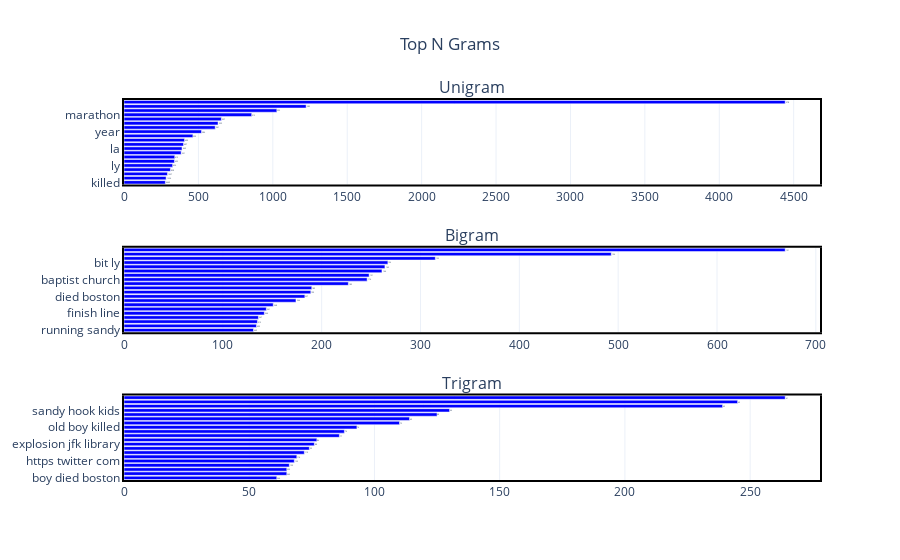

The code cell stored with this chart in its notebook:
### Code cell
fig = make_subplots(
    rows=3, cols=1,subplot_titles=("Unigram","Bigram",'Trigram'),
    specs=[[{"type": "scatter"}],
           [{"type": "scatter"}],
           [{"type": "scatter"}]
          ])

fig.add_trace(go.Bar(
    y=unigram_df['text'][::-1],
    x=unigram_df['count'][::-1],
    marker={'color': "blue"},  
    text=unigram_df['count'],
    textposition = "outside",
    orientation="h",
    name="Months",
),row=1,col=1)

fig.add_trace(go.Bar(
    y=bigram_df['text'][::-1],
    x=bigram_df['count'][::-1],
    marker={'color': "blue"},  
    text=bigram_df['count'],
     name="Days",
    textposition = "outside",
    orientation="h",
),row=2,col=1)

fig.add_trace(go.Bar(
    y=trigram_df['text'][::-1],
    x=trigram_df['count'][::-1],
    marker={'color': "blue"},  
    text=trigram_df['count'],
     name="Days",
    orientation="h",
    textposition = "outside",
),row=3,col=1)

fig.update_xaxes(showline=True, linewidth=2, linecolor='black', mirror=True)
fig.update_yaxes(showline=True, linewidth=2, linecolor='black', mirror=True)
fig.update_layout(title_text='Top N Grams',xaxis_title=" ",yaxis_title=" ", showlegend=False,title_x=0.5,
                  height=1200,template="plotly_white")
fig.show()

### Figure 1 — Plotly figure (JSON) as saved in the notebook; plotly's stock layout.template omitted (floating-point values rounded to 4 significant figures)
{"data": [{"marker": {"color": "blue"}, "name": "Months", "orientation": "h", "text": [4443, 1224, 1027, 858, 654, 632, 613, 521, 463, 407, 400, 390, 384, 341, 339, 327, 312, 292, 283, 278], "textposition": "outside", "type": "bar", "x": [278, 283, 292, 312, 327, 339, 341, 384, 390, 400, 407, 463, 521, 613, 632, 654, 858, 1027, 1224, 4443], "xaxis": "x", "y": ["killed", "rt", "el", "prayers", "ly", "twitter", "today", "boy", "la", "people", "died", "que", "year", "en", "com", "old", "marathon", "prayforboston", "http", "boston"], "yaxis": "y"}, {"marker": {"color": "blue"}, "name": "Days", "orientation": "h", "text": [669, 493, 315, 267, 264, 261, 248, 246, 227, 190, 189, 183, 174, 151, 144, 142, 136, 135, 134, 131], "textposition": "outside", "type": "bar", "x": [131, 134, 135, 136, 142, 144, 151, 174, 183, 189, 190, 227, 246, 248, 261, 264, 267, 315, 493, 669], "xaxis": "x2", "y": ["running sandy", "http fb", "boy died", "old girl", "finish line", "jfk library", "boston http", "picket funerals", "died boston", "http www", "sandy hook", "en boston", "baptist church", "westboro baptist", "twitter com", "http bit", "bit ly", "old boy", "year old", "boston marathon"], "yaxis": "y2"}, {"marker": {"color": "blue"}, "name": "Days", "orientation": "h", "text": [264, 245, 239, 130, 125, 114, 110, 93, 88, 86, 77, 76, 74, 72, 69, 68, 66, 65, 65, 61], "textposition": "outside", "type": "bar", "x": [61, 65, 65, 66, 68, 69, 72, 74, 76, 77, 86, 88, 93, 110, 114, 125, 130, 239, 245, 264], "xaxis": "x3", "y": ["boy died boston", "1pic twitter com", "photo 1pic twitter", "undetonated explosive devices", "https twitter com", "church picket funerals", "explosive devices boston", "girl died boston", "explosion jfk library", "waiting dad finish", "baptist church picket", "old girl died", "old boy killed", "year old girl", "old boy died", "running sandy hook", "sandy hook kids", "westboro baptist church", "year old boy", "http bit ly"], "yaxis": "y3"}], "layout": {"annotations": [{"font": {"size": 16}, "showarrow": false, "text": "Unigram", "x": 0.5, "xanchor": "center", "xref": "paper", "y": 1, "yanchor": "bottom", "yref": "paper"}, {"font": {"size": 16}, "showarrow": false, "text": "Bigram", "x": 0.5, "xanchor": "center", "xref": "paper", "y": 0.6111, "yanchor": "bottom", "yref": "paper"}, {"font": {"size": 16}, "showarrow": false, "text": "Trigram", "x": 0.5, "xanchor": "center", "xref": "paper", "y": 0.2222, "yanchor": "bottom", "yref": "paper"}], "autosize": true, "showlegend": false, "title": {"text": "Top N Grams", "x": 0.5}, "xaxis": {"anchor": "y", "autorange": true, "domain": [0, 1], "linecolor": "black", "linewidth": 2, "mirror": true, "range": [0, 4677.0], "showline": true, "title": {"text": " "}, "type": "linear"}, "xaxis2": {"anchor": "y2", "autorange": true, "domain": [0, 1], "linecolor": "black", "linewidth": 2, "mirror": true, "range": [0, 704.2], "showline": true, "type": "linear"}, "xaxis3": {"anchor": "y3", "autorange": true, "domain": [0, 1], "linecolor": "black", "linewidth": 2, "mirror": true, "range": [0, 277.9], "showline": true, "type": "linear"}, "yaxis": {"anchor": "x", "autorange": true, "domain": [0.7778, 1], "linecolor": "black", "linewidth": 2, "mirror": true, "range": [-0.5, 19.5], "showline": true, "title": {"text": " "}, "type": "category"}, "yaxis2": {"anchor": "x2", "autorange": true, "domain": [0.3889, 0.6111], "linecolor": "black", "linewidth": 2, "mirror": true, "range": [-0.5, 19.5], "showline": true, "type": "category"}, "yaxis3": {"anchor": "x3", "autorange": true, "domain": [0, 0.2222], "linecolor": "black", "linewidth": 2, "mirror": true, "range": [-0.5, 19.5], "showline": true, "type": "category"}}}
